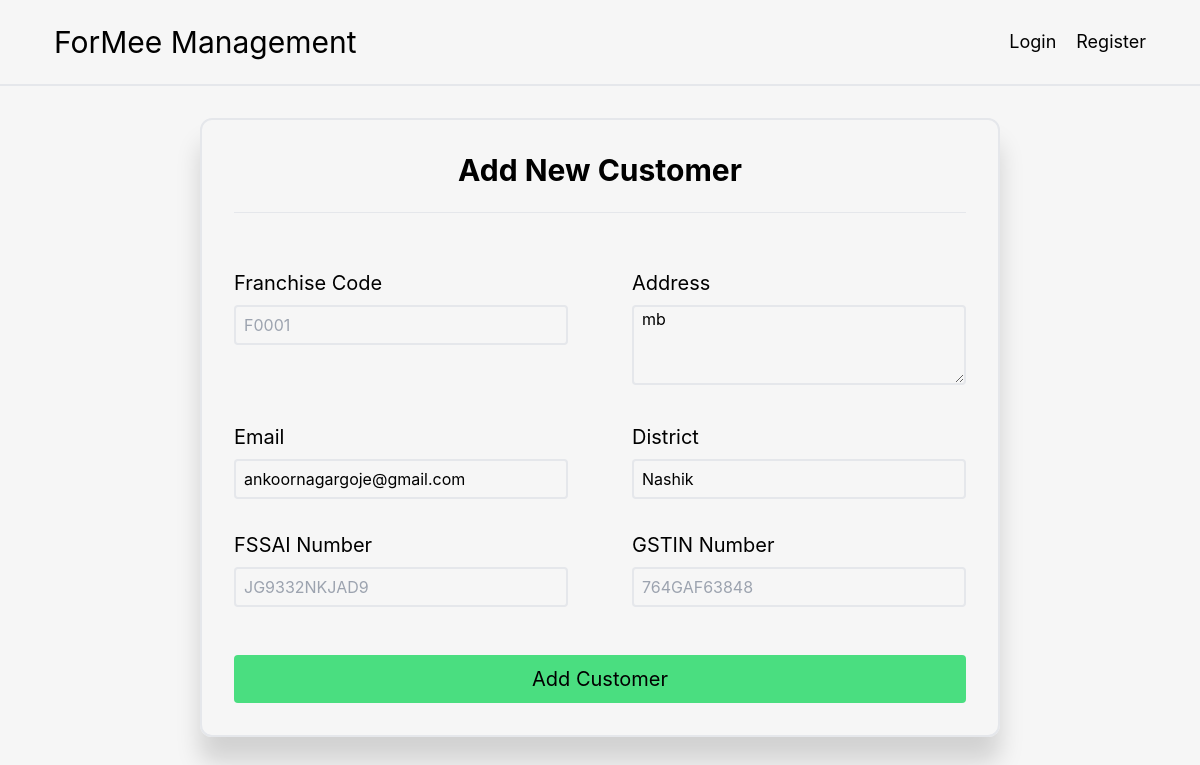
The app's page /billing/add_customer/1/extended/ with its own data.
### Billing/models.py (models this page shows, shortened)
class Customer(models.Model):
    name = models.CharField(max_length=200)
    address = models.CharField(max_length=200)
    district = models.CharField(max_length=100, default='')
    email = models.EmailField()
    gstin = models.CharField(max_length=100)
    fssai = models.CharField(max_length=100)
    phone = models.PositiveBigIntegerField()
    birth_date = models.CharField(max_length=10, default="")
    order_type = models.CharField(max_length=30, choices=SALE_CHOICE, default='normal')
    franchise_id = models.CharField(default="", max_length=5)

### Billing/views.py (the view)
# urls.py: path('billing/add_customer/<int:customer_id>/extended/', views.customer_extended_form, name='customer_extended_form'),
def customer_extended_form(request, customer_id):
    customer = get_object_or_404(Customer, pk=customer_id)
    form = CustomerProfileForm(request.POST or None, instance=customer)
    if request.method == 'POST' and form.is_valid():
        form.save()
        return redirect('order_list', customer_id=customer.pk)
    else:
        form = CustomerProfileForm(request.POST or None, instance=customer)
    return render(request, 'customer_extended.html', {'form': form})

### Billing/forms.py
class CustomerProfileForm(forms.ModelForm):
    address = forms.CharField(widget=forms.Textarea)
    district = forms.CharField(required=False)
    email = forms.CharField(required=False)
    gstin = forms.CharField(required=False)
    fssai = forms.CharField(required=False)
    franchise_id = forms.CharField(required=False)
    class Meta:
        model = Customer
        fields = ['address', 'district', 'email', 'gstin', 'fssai', 'franchise_id']

### Billing/templates/customer_extended.html (shortened to what this page needs)
{% extends 'base.html' %}
{% load widget_tweaks %}
{% block body %}
<div class="m-auto my-8 p-8 border-2 rounded-xl w-4/6" style="box-shadow: 0 25px 25px rgb(0 0 0 / 0.15);">
    <p class="text-center text-3xl font-bold">Add New Customer</p>
    <br>
    <hr>
    <form method="post">
        <div class="flex gap-16 my-6">
            <div class="w-1/2">
                <p class="text-xl my-2">Franchise Code</p>
                {% render_field form.franchise_id class="w-full h-10 indent-2 rounded bg-transparent border-2" placeholder="F0001" %}
            </div>
            <div class="w-1/2">
                <p class="text-xl my-2">Address</p>
                {% render_field form.address class="w-full h-20 indent-2 rounded bg-transparent border-2" placeholder="XYZ Shop, XYZ Area" %}
            </div>
        </div>
        <div class="flex gap-16 my-6">
            <div class="w-1/2">
                <p class="text-xl my-2">Email</p>
                {% render_field form.email|attr:"required:false" class="w-full h-10 indent-2 rounded bg-transparent border-2" placeholder="abc@gmail.com" required=False %}
            </div>
            <div class="w-1/2">
                <p class="text-xl my-2">District</p>
                {% render_field form.district class="w-full h-10 indent-2 rounded bg-transparent border-2" placeholder="Nashik" %}
            </div>
        </div>
        <div class="flex gap-16 my-6">
            <div class="w-1/2">
                <p class="text-xl my-2">FSSAI Number</p>
                {% render_field form.fssai class="w-full h-10 indent-2 rounded bg-transparent border-2" placeholder="JG9332NKJAD9" %}
            </div>
            <div class="w-1/2">
                <p class="text-xl my-2">GSTIN Number</p>
                {% render_field form.gstin class="w-full h-10 indent-2 rounded bg-transparent border-2" placeholder="764GAF63848" %}
            </div>
        </div>
        <br>
        <button type="submit"
                class="w-full bg-green-400 rounded h-12 text-xl hover:drop-shadow-2xl duration-300 ease-in-out">Add
            Customer
        </button>
    </form>
</div>
{% endblock %}

### records on screen
Customer: address "mb", email "ankoornagargoje@gmail.com", district "Nashik"
